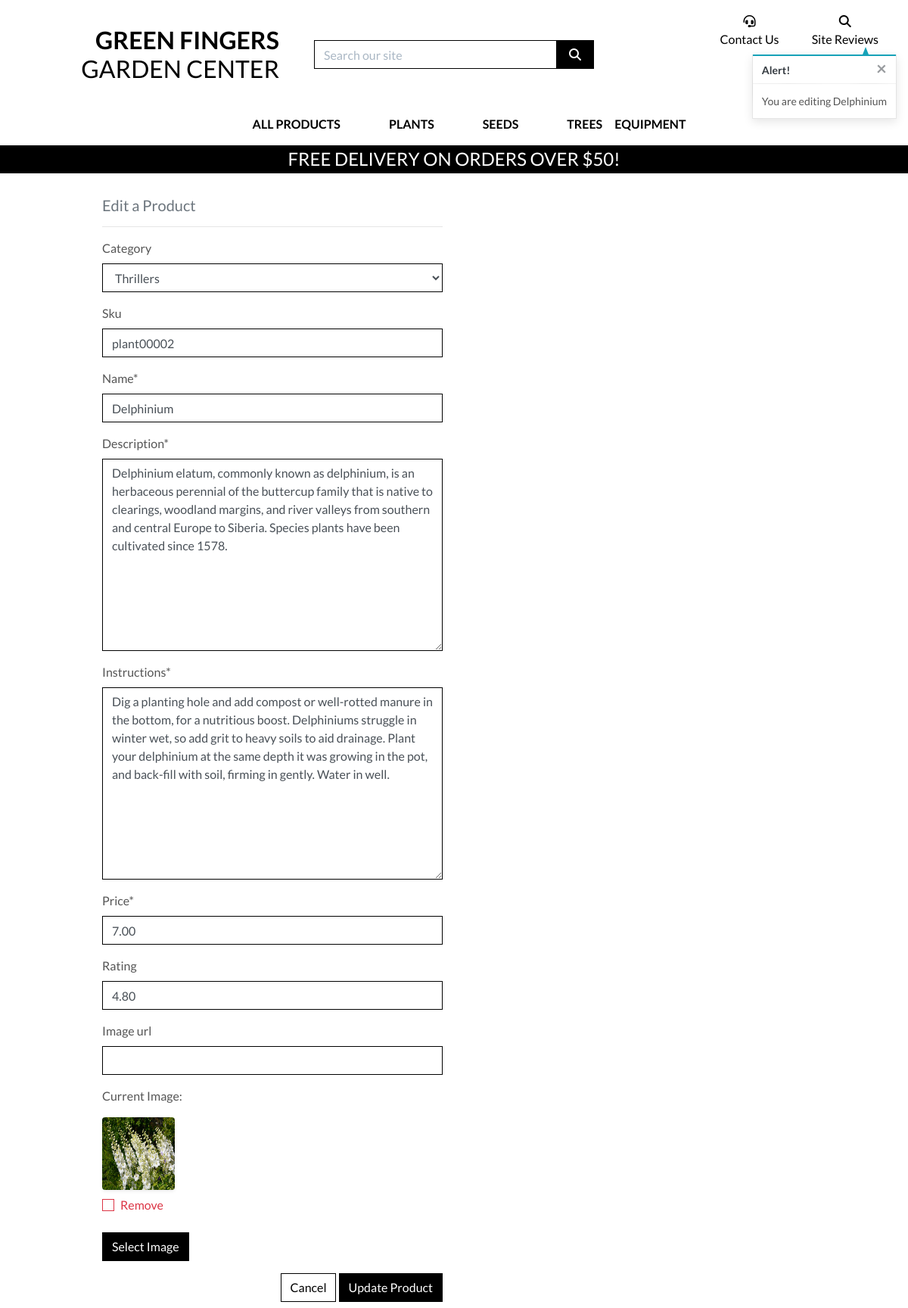
Page /products/edit/2/ (signed in) on the committed database.
### products/models.py (models this page shows, shortened)
class Product(models.Model):
    category = models.ForeignKey(
        "Category", null=True, blank=True, on_delete=models.SET_NULL
    )
    sku = models.CharField(max_length=254, null=True, blank=True)
    name = models.CharField(max_length=254)
    description = models.TextField()
    instructions = models.TextField()
    price = models.DecimalField(max_digits=6, decimal_places=2)
    rating = models.DecimalField(max_digits=6, decimal_places=2, null=True, blank=True)
    image_url = models.URLField(max_length=1024, null=True, blank=True)
    image = models.ImageField(null=True, blank=True)

### products/views.py (the view)
# urls.py: path("edit/<int:product_id>/", views.edit_product, name="edit_product"),
@login_required
def edit_product(request, product_id):
    if not request.user.is_superuser:
        messages.error(request, "Sorry, only store owners can do that.")
        return redirect(reverse("home"))
    product = get_object_or_404(Product, pk=product_id)
    if request.method == "POST":
        form = ProductForm(request.POST, request.FILES, instance=product)
        if form.is_valid():
            form.save()
            messages.success(request, "Successfully updated product!")
            return redirect(reverse("product_detail", args=[product.id]))
        else:
            messages.error(
                request, "Failed to update product. Please ensure the form is valid."
            )
    else:
        form = ProductForm(instance=product)
        messages.info(request, f"You are editing {product.name}")
    template = "products/edit_product.html"
    context = {
        "form": form,
        "product": product,
    }
    return render(request, template, context)

### products/forms.py
class ProductForm(forms.ModelForm):
    class Meta:
        model = Product
        fields = "__all__"
    image = forms.ImageField(
        label="Image", required=False, widget=CustomClearableFileInput
    )
    def __init__(self, *args, **kwargs):
        super().__init__(*args, **kwargs)
        categories = Category.objects.all()
        friendly_names = [(c.id, c.get_friendly_name()) for c in categories]
        self.fields["category"].choices = friendly_names
        for field_name, field in self.fields.items():
            field.widget.attrs["class"] = "border-black rounded-0"

### bag/contexts.py (called while the page is built, shortened)
def bag_contents(request):
    bag_items = []  # empty list for bag items to populate
    total = 0
    product_count = 0
    bag = request.session.get("bag", {})
    if total < settings.FREE_DELIVERY_THRESHOLD:
        delivery = total * Decimal(settings.STANDARD_DELIVERY_PERCENTAGE / 100)
        free_delivery_delta = settings.FREE_DELIVERY_THRESHOLD - total
    else:
        delivery = 0
        free_delivery_delta = 0
    grand_total = delivery + total
    context = {
        "bag_items": bag_items,
        "total": total,
        "product_count": product_count,
        "delivery": delivery,
        "free_delivery_delta": free_delivery_delta,
        "free_delivery_threshold": settings.FREE_DELIVERY_THRESHOLD,
        "grand_total": grand_total,
    }
    return context

### products/models.py (called while the page is built)
    def get_friendly_name(self):
        return self.friendly_name

### products/templates/products/edit_product.html (shortened to what this page needs)
{% extends "base.html" %}
{% load static %}
{% block page_header %}
<div class="container header-container">
</div>
{% endblock %}
{% block content %}
<div class="overlay"></div>
<div class="container">
    <div class="row">
        <div class="col-12 col-md-6">
            <h2 class="logo-font mb-4">Product Management</h2>
            <h5 class="text-muted">Edit a Product</h5>
            <hr>
        </div>
    </div>
    <div class="row">
        <div class="col-12 col-md-6">
            <form method="POST" action="{% url 'edit_product' product.id %}" class="form mb-2"
                enctype="multipart/form-data">
                {% for field in form %}
                {% if field.name != 'image' %}
                {{ field | as_crispy_field }}
                {% else %}
                {{ field }}
                {% endif %}
                {% endfor %}
                <div class="text-right">
                    <a class="btn btn-outline-black rounded-0" href="{% url 'products' %}">Cancel</a>
                    <button class="btn btn-black rounded-0" type="submit">Update Product</button>
                </div>
            </form>
        </div>
    </div>
</div>
{% endblock %}

### static/css/base.css (style rules this page uses)
html { height: 100%; }
body { background: url('/media/background_image.jpg') no-repeat center center fixed; background-size: cover; height: calc(100vh - 164px); color: #555; font-family: 'Lato'; }
.logo-font { text-transform: uppercase; }
.btn-black { background: black; color: white; }
.btn-outline-black { background: white; color: black !important; border: 1px solid black; }
.border-black { border: 1px solid black !important; }
.overlay { height: 100%; width: 100%; top: 0; left: 0; position: fixed; background: white; z-index: -1; }
@media (min-width: 1200px) { .container { max-width: 80%; } }
@media (min-width: 992px) { .header-container { padding-top: 164px; } }

### rows in the picture
Product: category "Thrillers" "plant00002" "Delphinium" "Delphinium elatum, commonly known as delphinium, is an herbaceous perennial of the buttercup family that is native to clearings, woodland margins, and river valleys from southern and central Europe to Siberia. Species plants have been cultivated since 1578." "Dig a planting hole and add compost or well-rotted manure in the bottom, for a nutritious boost. Delphiniums struggle in winter wet, so add grit to heavy soils to aid drainage. Plant your delphinium at the same depth it was growing in the pot, and back-fill with soil, firming in gently. Water in well." "7.00" "4.80"

### other values in the picture
{{ free_delivery_threshold }} "50"
{{ message }} "You are editing Delphinium"
{{ widget.initial_text }} "Current Image"
{{ widget.clear_checkbox_label }} "Remove"
